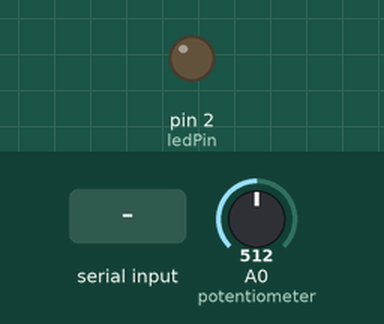
This sketch was run on a simulated Arduino Uno, built with avr-gcc and run on an emulated ATmega328P. On the bench: output pins drawn as LEDs (lit = HIGH). Inputs (shaded band) come from the test bench; at power-on: A0 (potentiometer) = 512.

Above: at 1.3 s.
1.4 s: "1" received over the second serial link
At 2.8 s:
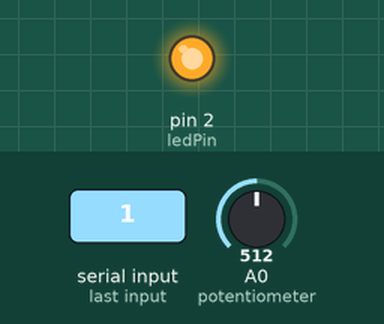
3.1 s: "0" received over the second serial link
At 4.4 s:
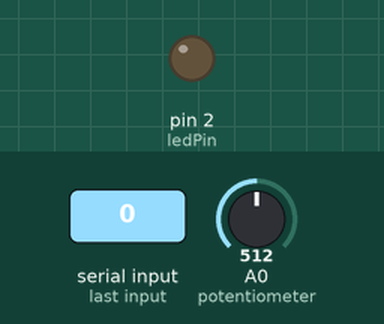
Timing chart, 0 to 6.1 s (numbered marks = the images above; inputs shaded):
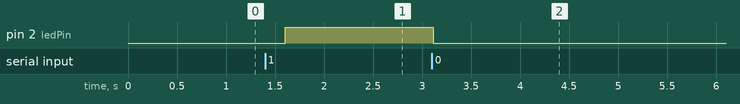

The sketch:

Slave.ino
```cpp
/* How to configure and pair two HC-05 Bluetooth Modules
 *               == SLAVE CODE ==
 */

#include <SoftwareSerial.h>
SoftwareSerial mySerial(8, 9); // RX, TX

#define potentiometer  A0  //10k Variable Resistor
#define ledPin 2

int state = 0;
int potValue = 0;

void setup() { // put your setup code here, to run once
 pinMode(potentiometer, INPUT);
 pinMode(ledPin, OUTPUT);
 Serial.begin(9600); //Begin serial communication with Arduino and Arduino IDE (Serial Monitor)
 mySerial.begin(9600); // Default communication rate of the Bluetooth module
 delay(100);
}

void loop() {
 if(mySerial.available() > 0){ // Checks whether data is comming from the serial port
    state = mySerial.read(); // Reads the data from the serial port
 }
 // Controlling the LED
 if (state == '1') {
  digitalWrite(ledPin, HIGH); // LED ON
  state = 0;
 }
 else if (state == '0') {
  digitalWrite(ledPin, LOW); // LED ON
  state = 0;
 }
 // Reading the potentiometer
 potValue = analogRead(potentiometer);
 int potValueMapped = map(potValue, 0, 1023, 0, 180);
 mySerial.write(potValueMapped); // Sends potValue to servo motor
 delay(300);
}
```

Measured:
- after the input at 1.4 s, pin 2 (ledPin): LOW → HIGH after 0.21 s
- after the input at 3.1 s, pin 2 (ledPin): HIGH → LOW at once
